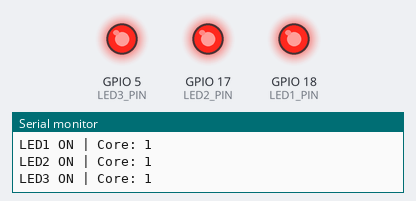
Recording of a sketch running on a simulated ESP32-S3. On the bench: output pins drawn as LEDs (lit = HIGH), the last lines printed to the serial monitor.

Above: at 1.1 s.
At 1.5 s:
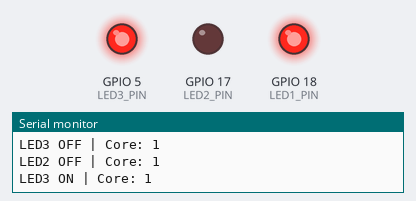
At 1.9 s:
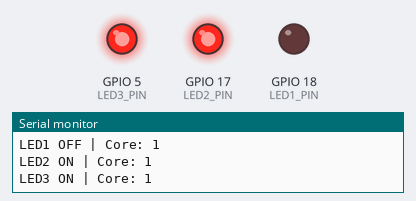
At 2.3 s:
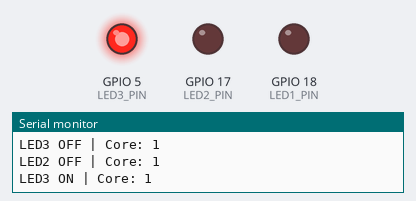
At 3.3 s:
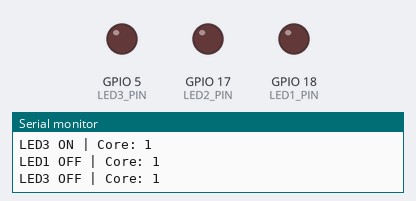
At 4.1 s:
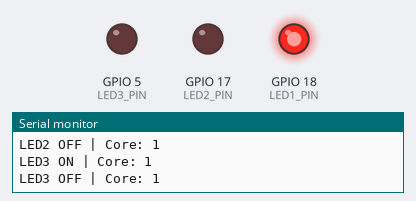
Timing chart, 0 to 4.4 s (numbered marks = the images above):
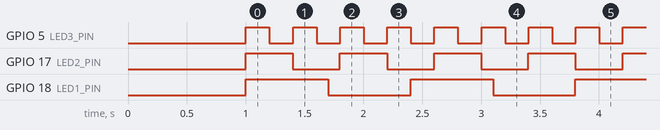

Measured:
- by itself, GPIO 5 (LED3_PIN): alternates HIGH for 0.20 s and LOW for 0.20 s
- by itself, GPIO 17 (LED2_PIN): alternates HIGH for 0.40 s and LOW for 0.40 s
- by itself, GPIO 18 (LED1_PIN): alternates HIGH for 0.70 s and LOW for 0.70 s

The sketch:

sketch.ino
```cpp
#include <Arduino.h>

// SESUAIKAN PIN DENGAN WIRING WOKWI!
#define LED1_PIN 18  // Di Wokwi: led1 terhubung ke GPIO18
#define LED2_PIN 17  // Di Wokwi: led2 terhubung ke GPIO17
#define LED3_PIN 5   // Di Wokwi: led3 terhubung ke GPIO5

// Task untuk Core 0 (PRO_CPU)
void ledCore0Task1(void *pvParameters) {
  pinMode(LED1_PIN, OUTPUT);
  while (1) {
    digitalWrite(LED1_PIN, HIGH);
    Serial.printf("LED1 ON | Core: %d\n", xPortGetCoreID());
    vTaskDelay(700 / portTICK_PERIOD_MS);
    digitalWrite(LED1_PIN, LOW);
    Serial.printf("LED1 OFF | Core: %d\n", xPortGetCoreID());
    vTaskDelay(700 / portTICK_PERIOD_MS);
  }
}

void ledCore0Task2(void *pvParameters) {
  pinMode(LED2_PIN, OUTPUT);
  while (1) {
    digitalWrite(LED2_PIN, HIGH);
    Serial.printf("LED2 ON | Core: %d\n", xPortGetCoreID());
    vTaskDelay(400 / portTICK_PERIOD_MS);
    digitalWrite(LED2_PIN, LOW);
    Serial.printf("LED2 OFF | Core: %d\n", xPortGetCoreID());
    vTaskDelay(400 / portTICK_PERIOD_MS);
  }
}

// Task untuk Core 1 (APP_CPU)
void ledCore1Task(void *pvParameters) {
  pinMode(LED3_PIN, OUTPUT);
  while (1) {
    digitalWrite(LED3_PIN, HIGH);
    Serial.printf("LED3 ON | Core: %d\n", xPortGetCoreID());
    vTaskDelay(200 / portTICK_PERIOD_MS);
    digitalWrite(LED3_PIN, LOW);
    Serial.printf("LED3 OFF | Core: %d\n", xPortGetCoreID());
    vTaskDelay(200 / portTICK_PERIOD_MS);
  }
}

void setup() {
  Serial.begin(115200);
  delay(1000); // Memberi waktu Serial Monitor siap
  Serial.println("ESP32-S3 Dual-Core LED Control");

  // Core 0: LED1 (GPIO18) dan LED2 (GPIO17)
  xTaskCreatePinnedToCore(ledCore0Task1, "LED1_Core0", 2048, NULL, 1, NULL, 0);
  xTaskCreatePinnedToCore(ledCore0Task2, "LED2_Core0", 2048, NULL, 1, NULL, 0);

  // Core 1: LED3 (GPIO5)
  xTaskCreatePinnedToCore(ledCore1Task, "LED3_Core1", 2048, NULL, 1, NULL, 1);
}

void loop() {
  // Loop kosong karena semua pekerjaan ditangani oleh FreeRTOS tasks
  delay(1000);
}
```
